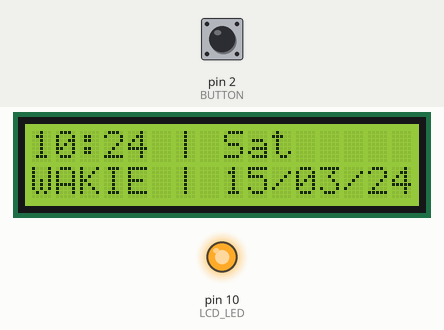
A sketch run on a simulated Arduino Uno, built with avr-gcc and run on an emulated ATmega328P. On the bench: 16×2 character LCD, output pins drawn as LEDs (lit = HIGH). The test bench sets the inputs (shaded band); at power-on: pin 2 (BUTTON) HIGH. The local clock reads 2024-03-15 10:24:30 at power-on unless the sketch sets it; what the sketch prints to the serial monitor is not drawn.

Above: at 1.2 s.
1.3 s: pin 2 (BUTTON) pulled LOW for 0.15 s
At 2.4 s:
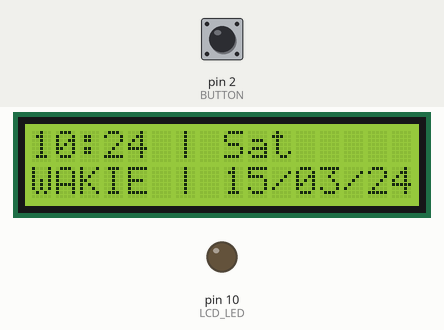
2.9 s: pin 2 (BUTTON) pulled LOW for 1 s
At 30.5 s:
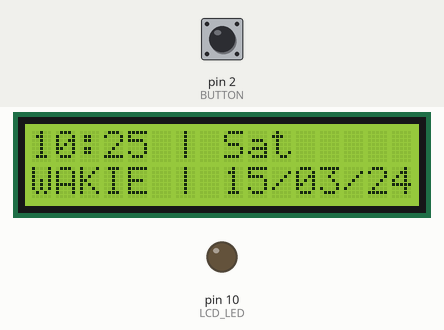
Timing chart, 0 to 31.5 s (numbered marks = the images above; inputs shaded):
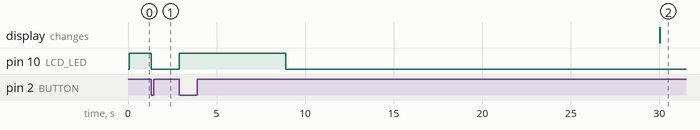

The sketch:

wakie.ino
```cpp
// RTC
#include <Wire.h>
#include <TimeLib.h>
#include <DS1307RTC.h>

// Tiny RTC Pins
// RTC    Nano
// SDA    A4
// SCL    A5

// LCD
#include <LiquidCrystal.h>

// Display Pins
// LCD      UNO   Nano
// 4  (RS)  12    4 (D4)
// 6  (E)   11    5 (D5)
// 11 (D4)  5     6 (D6)
// 12 (D5)  4     7 (D7)
// 13 (D6)  3     8 (D8)
// 14 (D7)  2     9 (D9)

LiquidCrystal lcd(4, 5, 6, 7, 8, 9);

// Hour/minutes in 24-hour time format
uint8_t currentHour = 6;
uint8_t currentMinute = 45;
uint8_t lastMinute = -1;
const uint8_t alarmHour = 6;
const uint8_t alarmMinute = 45;

uint8_t currentWeekday = -1; // Starts on Sunday
uint8_t currentDay = -1;
uint8_t currentMonth = -1;
uint8_t currentYear = -1; // Offset from 1970

const char *weekdayNames[7] = {
  "Sun",
  "Mon",
  "Tue",
  "Wed",
  "Thu",
  "Fri",
  "Sat"
};

#define BUTTON 2
bool alarmDeactivated = false;

#define LCD_LED 10
uint8_t lcdLedState = HIGH;
int backlightDimTimeout = 6000; // Milliseconds
unsigned long nextBacklightDimTimestamp = 0;

#define PIEZO 11
const uint8_t noteBitmapRows = 2;
const uint8_t noteBitmapColumns = 8;
uint8_t noteDuration = 70;

// Bits represent notes on or off
unsigned char tuneBitmap[noteBitmapRows] = {
  B01010101,
  B00000000
}; // Bits are traversed back-to-front

void setup() {
  Serial.begin(9600);

  // Interrupts
  attachInterrupt(digitalPinToInterrupt(BUTTON), buttonInterrupt, FALLING);

  lcd.begin(16, 2);

  pinMode(BUTTON, INPUT);
  pinMode(LCD_LED, OUTPUT);
  enableLcdBacklight();
}

void loop() {
  readRtc();

  handleLcdBacklightDimming();

  // Current duration is within the specified alarmMinute
  if (alarmTimeIsReached() && !alarmDeactivated) {
    soundAlarm();
  } else {
    if (currentMinute != lastMinute) {
      lastMinute = currentMinute;
      renderDisplay();
    }
  }

  // Outside of the alarm window reset the
  // alarmDeactivated check if it's enabled
  if (!alarmTimeIsReached() && alarmDeactivated) {
    alarmDeactivated = false;
  }
}

void buttonInterrupt() {
    Serial.println("Button pressed");

    // Use button to deactivate alarm if currently sounding
    if (alarmTimeIsReached() && !alarmDeactivated) {
      alarmDeactivated = true;
    } else {
      // Otherwise use button to toggle backlight on/off
      toggleLcdBacklight();
    }
}

void readRtc() {
  tmElements_t tm;

  if (RTC.read(tm)) {
    currentHour = tm.Hour;
    currentMinute = tm.Minute;
    currentWeekday = tm.Wday;
    currentDay = tm.Day;
    currentMonth = tm.Month;
    currentYear = tm.Year;
  } else {
    Serial.print("[DS1307] Read error!");
  }
}

void renderDisplay() {
  char formatOutput[2]; // Buffer to process number formatting

  lcd.clear();

  // Time
  numberToDoubleDigitChar(currentHour, formatOutput);
  lcd.print(formatOutput); // Hour
  lcd.print(":");
  numberToDoubleDigitChar(currentMinute, formatOutput);
  lcd.print(formatOutput); // Minute

  // Idle Wakie
  lcd.setCursor(0, 1);
  lcd.print("WAKIE");

  // Vertical spacer
  lcd.setCursor(6, 0);
  lcd.print("|");
  lcd.setCursor(6, 1);
  lcd.print("|");

  // Weekday
  if (currentWeekday >= 0) {
    lcd.setCursor(8, 0);
    lcd.print(weekdayNames[currentWeekday]);
  }

  // Date
  lcd.setCursor(8, 1);
  numberToDoubleDigitChar(currentDay, formatOutput);
  lcd.print(formatOutput); // Day

  lcd.print("/");

  numberToDoubleDigitChar(currentMonth, formatOutput);
  lcd.print(formatOutput); // Month

  lcd.print("/");
  lcd.print(doubleDigitYear(currentYear));
}

uint8_t doubleDigitYear(uint8_t year) {
  // `year` is the offset from 1970
  // Lazy non-future-proof year formatting
  return 1970 + year - 2000;
}

void numberToDoubleDigitChar(uint8_t number, char *output) {
  if (number >= 0 && number < 10) {
    sprintf(output, "0%d", number);
  } else {
    sprintf(output, "%d", number);
  }
}

bool alarmTimeIsReached() {
  if (currentHour == alarmHour && currentMinute == alarmMinute) {
    return true;
  }
  return false;
}

void soundAlarm() {
  // Keep LCD backlight on during the alarm
  enableLcdBacklight();

  char formatOutput[2]; // Buffer to process number formatting

  // WAKIE
  lcd.clear();
  lcd.setCursor(4, 0);
  numberToDoubleDigitChar(alarmHour, formatOutput);
  lcd.print(formatOutput); // Hour
  lcd.print(" : ");
  numberToDoubleDigitChar(alarmMinute, formatOutput);
  lcd.print(formatOutput); // Minute
  lcd.setCursor(3, 1);
  lcd.print("W A K I E");

  // Go through the note bitmap rows
  for (uint8_t row = 0; row < noteBitmapRows; row++) {
    // Go through the columns in the note bitmap row
    for (uint8_t column = 0; column < noteBitmapColumns; column++) {
      byte currentTuneBit = bitRead(tuneBitmap[row], column);  // needs to pass *bitmap if not already a pointer

      if (currentTuneBit == 1) {
        // A note should play
        handleCurrentNoteOn();
      } else {
        // It is a rest
        handleCurrentNoteOff();
      }
    }
  }
}

// The melody is playing a note
void handleCurrentNoteOn() {
  Serial.println("Note On");
  tone(PIEZO, 880, noteDuration);
  delay(noteDuration);
}

// The melody is playing a rest
void handleCurrentNoteOff() {
  Serial.println("Note Off");
  delay(noteDuration);
}

void handleLcdBacklightDimming() {
  if (lcdBacklightIsOn()) {
    if (nextBacklightDimTimestamp == 0) {
      // Arm a timeout to dim the backlight after the set interval
      nextBacklightDimTimestamp = millis() + backlightDimTimeout;
    }

    // Check if the backlight timeout was reached
    if (millis() >= nextBacklightDimTimestamp) {
      disableLcdBacklight();
    }
  } else {
    // Disarm dimming timeout
    nextBacklightDimTimestamp = 0;
  }
}

bool lcdBacklightIsOn() {
  return lcdLedState == HIGH;
}

void enableLcdBacklight() {
  lcdLedState = HIGH;
  digitalWrite(LCD_LED, lcdLedState);
}

void disableLcdBacklight() {
  lcdLedState = LOW;
  digitalWrite(LCD_LED, lcdLedState);
}

void toggleLcdBacklight() {
  lcdLedState = !lcdLedState;
  digitalWrite(LCD_LED, lcdLedState);
}
```

Measured:
- after the input at 1.3 s, pin 10 (LCD_LED): HIGH → LOW at once
- after the input at 2.9 s, pin 10 (LCD_LED): LOW → HIGH at once, → LOW 6.0 s later
